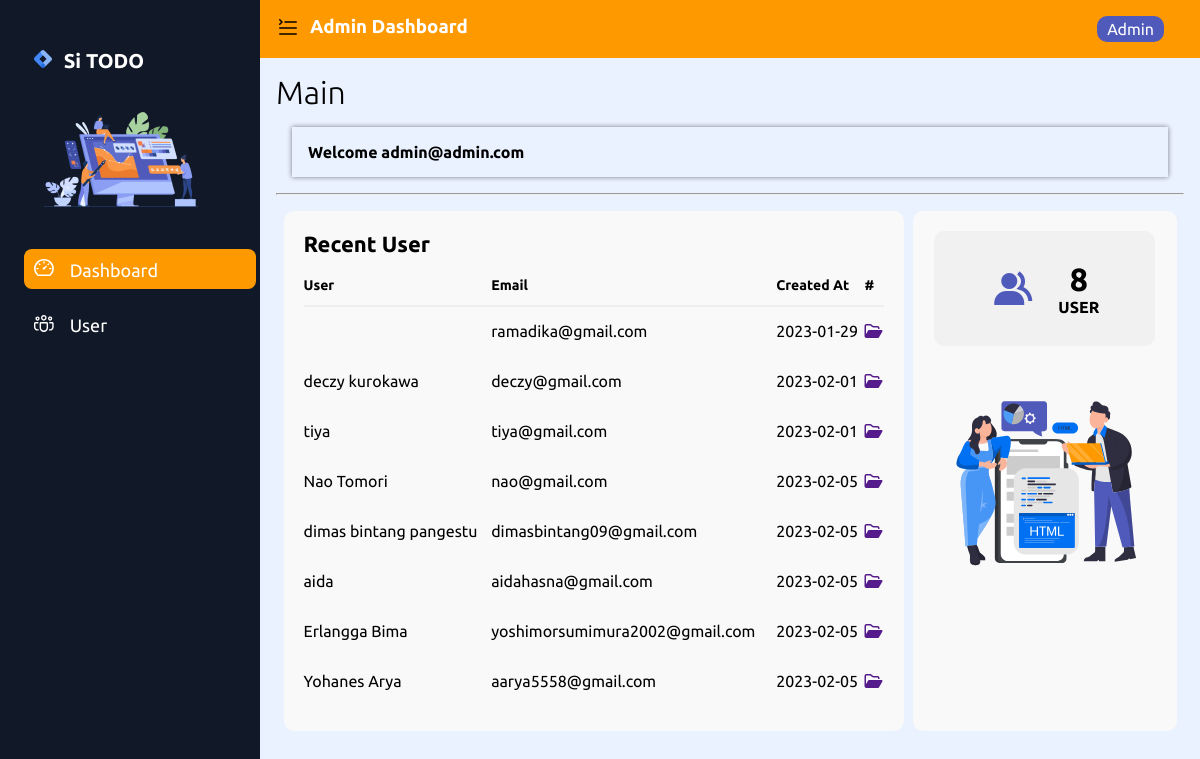
The page /admin.php (signed in) on the database its author committed.
### tables this page shows
CREATE TABLE `user` (
  `id_user` int(100) NOT NULL,
  `email` varchar(250) NOT NULL,
  `username` varchar(250) NOT NULL,
  `password` varchar(255) NOT NULL,
  `level` int(11) NOT NULL,
  `created` date NOT NULL
);

### admin.php (the view, shortened to what this page needs)
<?php
  include("connection.php");
$email = $_SESSION["email"];
  $result = "SELECT COUNT(*) AS NUMBER FROM user WHERE level = '0'";
  $sql = mysqli_query($connection, $result);
  $result = mysqli_fetch_assoc($sql);
  if ($result != null ){
    $user = $result['NUMBER'];
  }else{
    $user = '0';
  }
?>
<!DOCTYPE html>
<html lang="en">
<head>
    <link rel="stylesheet" href="assets/css/admin.css">
    <link href='https://unpkg.com/boxicons@2.0.9/css/boxicons.min.css' rel='stylesheet'>
</head>
<body>
<div class="container">
<div class="sidebar">
  <div class="header">
    <div class="list-item">
      <a href="#">
        <img style="height: 18px;" src="assets/img/logo.svg" alt="" class="icon">
        <span class="desc-header">Si TODO</span>
      </a>
    </div>
    <div class="illust">
      <img src="assets/img/illust.png" alt="">
    </div>
    <div class="side-main">
      <div class="list-item active">
        <a href="#">
          <img src="assets/img/dashboard.svg" alt="" class="icon">
          <span class="description">Dashboard</span>
        </a>
      </div>
      <div class="list-item">
        <a href="user.php">
          <img src="assets/img/team.svg" alt="" class="icon">
          <span class="description">User</span>
        </a>
      </div>
    </div>
  </div>
</div>
<div class="main">
  <div class="header">
    <div id="menu-button">
      <label for="menu-checkbox" id="menu-label">
        <img src="assets/img/hamburger-sidebar.svg" alt="">
      </label>
    </div>
    <div class="text">
      <h3 style="margin-left: 34px;">Admin Dashboard</h3>
    </div>
    <div class="user">
    <div class="dropdown">
        <button class="dropbtn">Admin</button>
      </div>
    </div>
  </div>
  <div class="topper">
    <h1 style="font-weight: 300;">Main</h1>
    <div class="welcome">
      <h4>Welcome <?= $email?></h4>
    </div>
    <hr>
  </div>
  <div class="dashboard">
    <div class="left">
      <h2 style="margin-bottom: 20px; font-size: 22px;">Recent User</h2>
      <table>
        <thead>
          <tr>
            <th>User</th>
            <th>Email</th>
            <th>Created At</th>
            <th>#</th>
          </tr>
        </thead>
        <tbody>
          <tr>
          <?php
            $query = "SELECT * FROM user WHERE level = '0' ORDER BY id_user ASC";
              $result = mysqli_query($connection, $query);
              while($data = mysqli_fetch_assoc($result)) {
                echo "<tr>";
                echo "<td>$data[username]</td>";
                echo "<td>$data[email]</td>";
                echo "<td>$data[created]</td>";
                echo "<td><a href=''><i class='fa-regular fa-folder-open'></i></a></td>";
                echo "</tr>";
              }
          ?>
          </tr>
        </tbody>
      </table>
    </div>
    <div class="right">
      <div class="count">
        <i class='bx bxs-group'></i>
        <span>
          <h1><?= $user?></h1>
          <h4>USER</h4>
        </span>
      </div>
      <div class="todos">
        <img src="assets/img/dev.svg" alt="">
      </div>
    </div>
  </div>
</div>
</body>
</html>

### assets/css/admin.css (style rules this page uses)
:root { --blue1:#505ABB; --orange1:#FF9900; }
* { font-family: 'Ubuntu', sans-serif; margin: 0%; padding: 0%; }
.container { display: flex; }
.dropbtn { background-color: var(--blue1); color: white; padding: 4px 10px ; border-radius: 10px; font-size: 16px; border: none; margin-right: 20px; }
.dropdown { position: relative; display: inline-block; }
.sidebar { background-color: #111827; display: flex; width: 260px; padding: 24px; box-sizing: border-box; transition: all ease-in-out.4s; }
.sidebar .desc-header { font-style: normal; font-weight: 700; font-size: 20px; line-height: 16px; text-align: center; color: #FFFFFF; }
.sidebar a { text-decoration: none; }
.sidebar .header .list-item { display: flex; flex-direction: row; align-items: center; padding: 12px 10px; margin-top: 16px; border-radius: 8px; height: 40px; box-sizing: border-box; }
.sidebar .header .list-item .icon { margin-right: 8px; }
.sidebar .header .illust { display: flex; flex-direction: column; align-items: flex-start; padding: 10px; margin: 10px 0 22px 0; box-sizing: border-box; }
.sidebar .side-main .list-item .description { font-style: normal; font-weight: 400; font-size: 18px; line-height: 16px; text-align: center; color: #FFFFFF; }
.sidebar .side-main .list-item .icon { margin-right: 12px; width: 20px; }
.sidebar .side-main .list-item { display: flex; flex-direction: row; align-items: center; padding: 12px 10px; border-radius: 8px; box-sizing: border-box; }
.sidebar .side-main .list-item.active { background: var(--orange1); }
.main { background-color: #EAF1FF; flex-grow: 1; box-sizing: border-box; min-height: 100vh; }
.main .header { display: flex; justify-content: space-between; padding: 16px; background-color: var(--orange1); color: #FFFFFF; }
#menu-button { width: 32px; position: absolute; overflow: hidden; }
#menu-label { position: relative; display: block; cursor: pointer; }
.main .topper { padding: 16px; }
.main .welcome { padding: inherit; margin: 16px; box-shadow: 0px 0px 5px 0px rgba(0,0,0,0.49); -webkit-box-shadow: 0px 0px 5px 0px rgba(0,0,0,0.49); -moz-box-shadow: 0px 0px 5px 0px rgba(0,0,0,0.49); }
.dashboard { display: flex; justify-content: space-between; width: 95%; margin: auto; }
.dashboard .left { width: 65%; height: 60vh; }
.dashboard > div { border-radius: 10px; background: #F9F9F9; padding: 20px; overflow-x: auto; }
table { width: 100%; border-collapse: collapse; }
table th { padding-bottom: 12px; font-size: 14px; text-align: left; border: none; border-bottom: 2px solid #eee; }
table td { padding: 16px 0; }
.dashboard .right { width: 25%; }
.count { width: 90%; background-color: #f1f1f1; display: flex; justify-content: center; align-items: center; text-align: center; padding: 30px 10px; margin: auto; grid-gap: 20px; border-radius: 10px; }
.count i { font-size: 48px; color: var(--blue1); }
.todos { width: 100%; margin-top: 50px; }
.todos img { width: 100%; }

### rows shown on the page
user: email "ramadika@gmail.com", created "2023-01-29"
user: username "deczy kurokawa", email "deczy@gmail.com", created "2023-02-01"
user: username "tiya", email "tiya@gmail.com", created "2023-02-01"
user: username "Nao Tomori", email "nao@gmail.com", created "2023-02-05"
user: username "dimas bintang pangestu", email "dimasbintang09@gmail.com", created "2023-02-05"
user: username "aida", email "aidahasna@gmail.com", created "2023-02-05"
user: username "Erlangga Bima", email "yoshimorsumimura2002@gmail.com", created "2023-02-05"
user: username "Yohanes Arya", email "aarya5558@gmail.com", created "2023-02-05"

### other values the page prints
$email "admin@admin.com"
$user "8"
